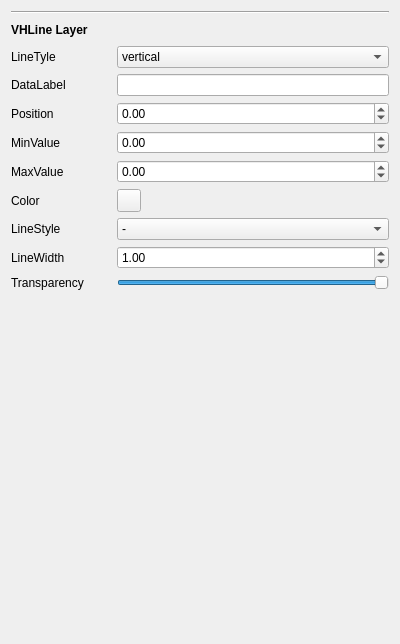
<?xml version="1.0" encoding="UTF-8"?>
<ui version="4.0">
 <class>Form</class>
 <widget class="QWidget" name="Form">
  <property name="geometry">
   <rect>
    <x>0</x>
    <y>0</y>
    <width>400</width>
    <height>644</height>
   </rect>
  </property>
  <property name="windowTitle">
   <string>Form</string>
  </property>
  <layout class="QVBoxLayout" name="verticalLayout">
   <item>
    <widget class="Line" name="line">
     <property name="orientation">
      <enum>Qt::Orientation::Horizontal</enum>
     </property>
    </widget>
   </item>
   <item>
    <layout class="QHBoxLayout" name="horizontalLayout">
     <item>
      <widget class="QLabel" name="label">
       <property name="font">
        <font>
         <bold>true</bold>
        </font>
       </property>
       <property name="text">
        <string>VHLine Layer</string>
       </property>
      </widget>
     </item>
     <item>
      <spacer name="horizontalSpacer">
       <property name="orientation">
        <enum>Qt::Orientation::Horizontal</enum>
       </property>
       <property name="sizeHint" stdset="0">
        <size>
         <width>40</width>
         <height>20</height>
        </size>
       </property>
      </spacer>
     </item>
     <item>
      <widget class="QToolButton" name="toolButton">
       <property name="styleSheet">
        <string notr="true">border-radius: 10px;</string>
       </property>
       <property name="text">
        <string/>
       </property>
       <property name="icon">
        <iconset resource="../resources/resources.qrc">
         <normaloff>:/icon/icons/minus-button.png</normaloff>:/icon/icons/minus-button.png</iconset>
       </property>
      </widget>
     </item>
    </layout>
   </item>
   <item>
    <layout class="QFormLayout" name="formLayout">
     <item row="0" column="0">
      <widget class="QLabel" name="label_3">
       <property name="text">
        <string>LineTyle</string>
       </property>
      </widget>
     </item>
     <item row="0" column="1">
      <widget class="QComboBox" name="line_type_combo">
       <item>
        <property name="text">
         <string>vertical</string>
        </property>
       </item>
       <item>
        <property name="text">
         <string>horizontal</string>
        </property>
       </item>
      </widget>
     </item>
     <item row="1" column="0">
      <widget class="QLabel" name="label_7">
       <property name="text">
        <string>DataLabel</string>
       </property>
      </widget>
     </item>
     <item row="1" column="1">
      <widget class="QLineEdit" name="data_label_line"/>
     </item>
     <item row="2" column="0">
      <widget class="QLabel" name="label_6">
       <property name="text">
        <string>Position</string>
       </property>
      </widget>
     </item>
     <item row="2" column="1">
      <widget class="QDoubleSpinBox" name="position_spin">
       <property name="minimum">
        <double>-1000000.000000000000000</double>
       </property>
       <property name="maximum">
        <double>1000000.000000000000000</double>
       </property>
       <property name="singleStep">
        <double>0.010000000000000</double>
       </property>
      </widget>
     </item>
     <item row="3" column="0">
      <widget class="QLabel" name="y_series_label">
       <property name="minimumSize">
        <size>
         <width>100</width>
         <height>0</height>
        </size>
       </property>
       <property name="text">
        <string>MinValue</string>
       </property>
      </widget>
     </item>
     <item row="3" column="1">
      <widget class="QDoubleSpinBox" name="min_value_spin">
       <property name="minimum">
        <double>-1000000.000000000000000</double>
       </property>
       <property name="maximum">
        <double>1000000.000000000000000</double>
       </property>
       <property name="singleStep">
        <double>0.010000000000000</double>
       </property>
      </widget>
     </item>
     <item row="4" column="0">
      <widget class="QLabel" name="label_4">
       <property name="text">
        <string>MaxValue</string>
       </property>
      </widget>
     </item>
     <item row="4" column="1">
      <widget class="QDoubleSpinBox" name="max_value_spin">
       <property name="minimum">
        <double>-1000000.000000000000000</double>
       </property>
       <property name="maximum">
        <double>1000000.000000000000000</double>
       </property>
       <property name="singleStep">
        <double>0.010000000000000</double>
       </property>
      </widget>
     </item>
     <item row="5" column="0">
      <widget class="QLabel" name="label_33">
       <property name="text">
        <string>Color</string>
       </property>
      </widget>
     </item>
     <item row="5" column="1">
      <widget class="QToolButton" name="color_btn">
       <property name="text">
        <string/>
       </property>
      </widget>
     </item>
     <item row="6" column="0">
      <widget class="QLabel" name="label_2">
       <property name="text">
        <string>LineStyle</string>
       </property>
      </widget>
     </item>
     <item row="6" column="1">
      <widget class="QComboBox" name="line_style_combo">
       <property name="frame">
        <bool>true</bool>
       </property>
       <item>
        <property name="text">
         <string>-</string>
        </property>
       </item>
       <item>
        <property name="text">
         <string>--</string>
        </property>
       </item>
       <item>
        <property name="text">
         <string>-.</string>
        </property>
       </item>
       <item>
        <property name="text">
         <string>:</string>
        </property>
       </item>
      </widget>
     </item>
     <item row="7" column="0">
      <widget class="QLabel" name="label_5">
       <property name="text">
        <string>LineWidth</string>
       </property>
      </widget>
     </item>
     <item row="7" column="1">
      <widget class="QDoubleSpinBox" name="line_width_spin">
       <property name="maximum">
        <double>100.000000000000000</double>
       </property>
       <property name="singleStep">
        <double>0.100000000000000</double>
       </property>
       <property name="value">
        <double>1.000000000000000</double>
       </property>
      </widget>
     </item>
     <item row="8" column="0">
      <widget class="QLabel" name="label_16">
       <property name="text">
        <string>Transparency</string>
       </property>
      </widget>
     </item>
     <item row="8" column="1">
      <widget class="QSlider" name="transparency_slider">
       <property name="maximum">
        <number>100</number>
       </property>
       <property name="value">
        <number>100</number>
       </property>
       <property name="orientation">
        <enum>Qt::Orientation::Horizontal</enum>
       </property>
      </widget>
     </item>
     <item row="9" column="1">
      <spacer name="verticalSpacer">
       <property name="orientation">
        <enum>Qt::Orientation::Vertical</enum>
       </property>
       <property name="sizeHint" stdset="0">
        <size>
         <width>20</width>
         <height>40</height>
        </size>
       </property>
      </spacer>
     </item>
    </layout>
   </item>
  </layout>
 </widget>
 <resources>
  <include location="../resources/resources.qrc"/>
 </resources>
 <connections/>
</ui>
